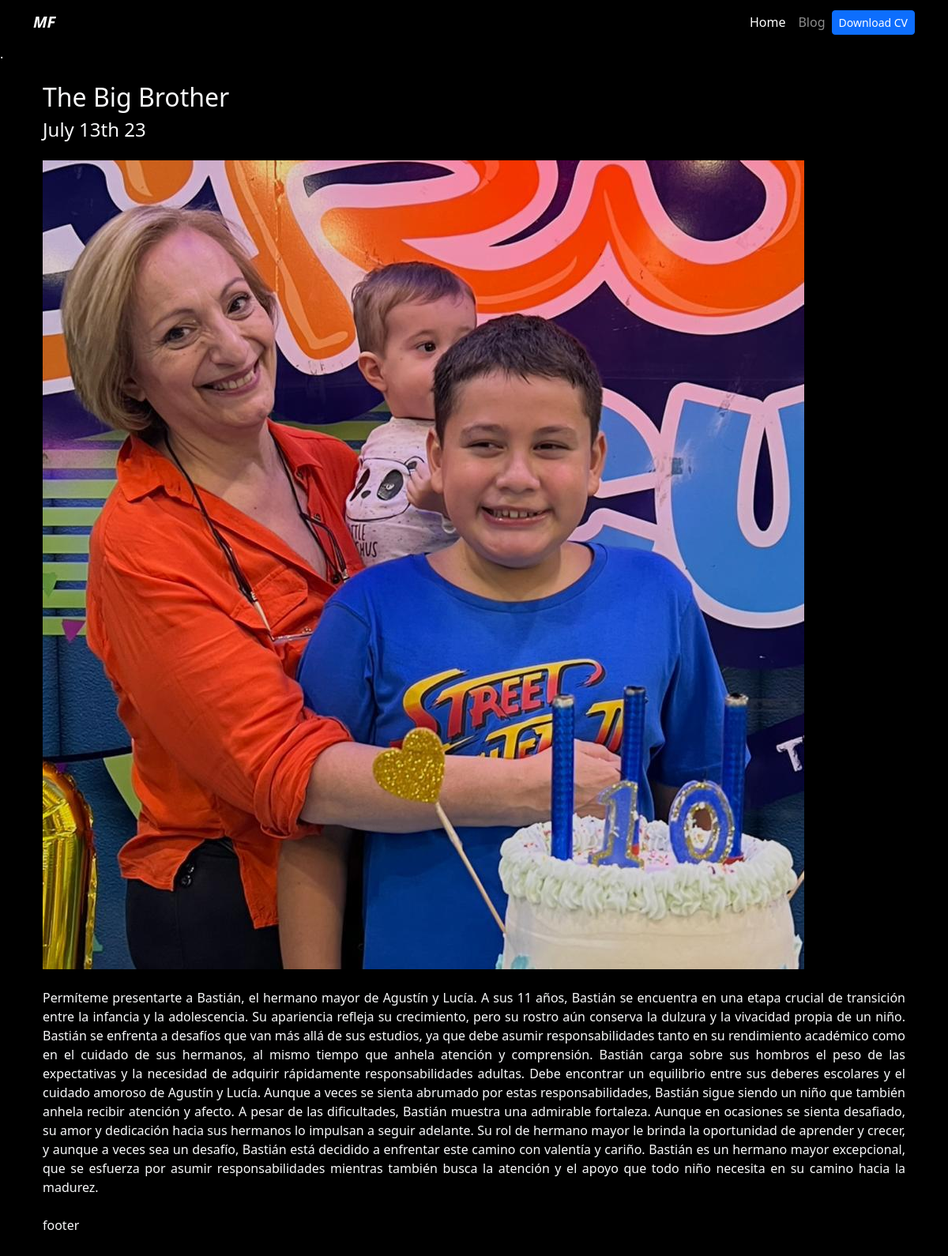
Page /blog/3 on the committed database.
### blog/models.py (models this page shows)
class Post(models.Model):
    title = models.CharField(max_length=100)
    description = models.TextField()
    image = models.ImageField(upload_to='blog/images')
    date = models.DateField(datetime.date.today)

### blog/views.py (the view)
# urls.py: path('<int:post_id>', post_detail, name='post_detail'),
def post_detail(request, post_id):
    post = get_object_or_404(Post, pk=post_id)
    return render(request, 'post_detail.html', {"post": post})

### blog/templates/post_detail.html
{% extends 'layout.html' %}
{% block content %}
<div>
<h2>{{post.title}}</h2>
<h3 class="my-2 h4">{{post.date|date:'F jS y'}}</h3>
<div class="my-4">
<img src="{{post.image.url}}" alt="{{post.title}}">
<div class="my-4">
<p style="text-align:justify;">{{post.description|safe}}</p>
{% endblock %}

### portfolio/static/main.css (style rules this page uses)
body { background-color: black; }

### rows in the picture
Post: title "The Big Brother", date "July 13th 23", image (picture), description "Permíteme presentarte a Bastián, el hermano mayor de Agustín y Lucía. A sus 11 años, Bastián se encuentra en una etapa crucial de transición entre la infancia y la adolescencia. Su apariencia refleja su crecimiento, pero su rostro aún conserva la dulzura y la vivacidad propia de un niño. Bastián se enfrenta a desafíos que van más allá de sus estudios, ya que debe asumir responsabilidades tanto en su rendimiento académico como en el cuidado de sus hermanos, al mismo tiempo que anhela atención y comprensión. Bastián carga sobre sus hombros el peso de las expectativas y la necesidad de adquirir rápidamente responsabilidades adultas. Debe encontrar un equilibrio entre sus deberes escolares y el…"
